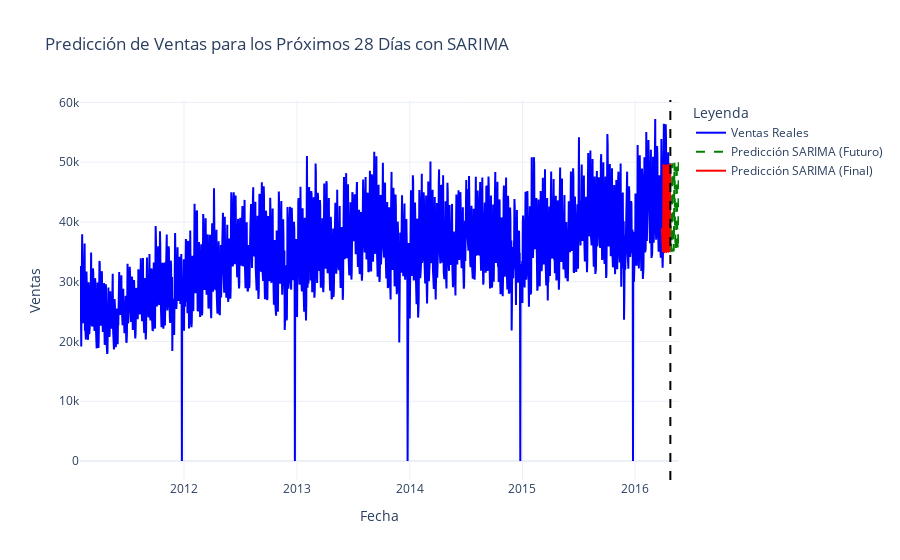

The notebook cell saved with this chart:
### Markdown cell above
### <h4 style='background:#b4b4b4; border:0; border-radius: 10px; color:black'><center>1.1.5 PREDICCIONES A FUTURO</center></h4>

### Code cell
# Definir el rango de fechas para la predicción futura (28 días después del test)
future_dates = pd.date_range(start=df_sarimax.index[-1] + pd.Timedelta(days=1), periods=28, freq='D')

# Hacer predicciones a futuro usando el modelo SARIMA final
sarima_future_forecast = result_sarimax_log.predict(start=len(df_sarimax),
                                                    end=len(df_sarimax) + 27,
                                                    dynamic=False)

# Reconvertir las predicciones aplicando la exponencial inversa (para deshacer log(1+x))
sarima_future_forecast_original = np.expm1(sarima_future_forecast)

# Crear un DataFrame con las predicciones futuras
df_predictions_future = pd.DataFrame({
    'date': future_dates,
    'predicted_sales': sarima_future_forecast_original.values
})

# Crear la figura
fig = go.Figure()

# Agregar la serie de ventas históricas
fig.add_trace(go.Scatter(x=df_sarimax.index, y=df_sarimax['daily_sales'],
                        mode='lines', name='Ventas Reales', line=dict(color='blue')))

# Agregar la serie de predicciones futuras
fig.add_trace(go.Scatter(x=df_predictions_future['date'], y=df_predictions_future['predicted_sales'],
                        mode='lines', name='Predicción SARIMA (Futuro)',
                        line=dict(color='green', dash='dash')))

# Agregar la serie de predicciones
fig.add_trace(go.Scatter(x=test_sarima_original.index, y=sarima_final_forecast_original,
                        mode='lines', name='Predicción SARIMA (Final)', line=dict(color='red')))

# Agregar línea vertical para indicar el inicio de la predicción futura
fig.add_vline(x=df_sarimax.index[-1], line=dict(color='black', dash='dash'), name="Inicio de Predicción")

# Configurar el diseño del gráfico
fig.update_layout(title="Predicción de Ventas para los Próximos 28 Días con SARIMA",
                xaxis_title="Fecha",
                yaxis_title="Ventas",
                legend_title="Leyenda",
                template="plotly_white")

# Mostrar el gráfico interactivo
fig.show()

### Figure 1 — Plotly figure (JSON) as saved in the notebook; plotly's stock layout.template omitted (floating-point values rounded to 4 significant figures; data arrays with more than 128 entries replaced by an {"elided": "..."} marker saying what was removed)
{"data": [{"line": {"color": "blue"}, "mode": "lines", "name": "Ventas Reales", "type": "scatter", "x": {"elided": "1913 str values"}, "y": {"elided": "1913 int values"}}, {"line": {"color": "green", "dash": "dash"}, "mode": "lines", "name": "Predicción SARIMA (Futuro)", "type": "scatter", "x": ["2016-04-25T00:00:00.000000000", "2016-04-26T00:00:00.000000000", "2016-04-27T00:00:00.000000000", "2016-04-28T00:00:00.000000000", "2016-04-29T00:00:00.000000000", "2016-04-30T00:00:00.000000000", "2016-05-01T00:00:00.000000000", "2016-05-02T00:00:00.000000000", "2016-05-03T00:00:00.000000000", "2016-05-04T00:00:00.000000000", "2016-05-05T00:00:00.000000000", "2016-05-06T00:00:00.000000000", "2016-05-07T00:00:00.000000000", "2016-05-08T00:00:00.000000000", "2016-05-09T00:00:00.000000000", "2016-05-10T00:00:00.000000000", "2016-05-11T00:00:00.000000000", "2016-05-12T00:00:00.000000000", "2016-05-13T00:00:00.000000000", "2016-05-14T00:00:00.000000000", "2016-05-15T00:00:00.000000000", "2016-05-16T00:00:00.000000000", "2016-05-17T00:00:00.000000000", "2016-05-18T00:00:00.000000000", "2016-05-19T00:00:00.000000000", "2016-05-20T00:00:00.000000000", "2016-05-21T00:00:00.000000000", "2016-05-22T00:00:00.000000000"], "y": [39380.0, 35600.0, 35170.0, 35190.0, 39540.0, 49820.0, 48280.0, 39450.0, 35660.0, 35220.0, 35250.0, 39610.0, 49900.0, 48360.0, 39520.0, 35720.0, 35280.0, 35310.0, 39670.0, 49980.0, 48440.0, 39580.0, 35780.0, 35340.0, 35370.0, 39740.0, 50070.0, 48520.0]}, {"line": {"color": "red"}, "mode": "lines", "name": "Predicción SARIMA (Final)", "type": "scatter", "x": ["2016-03-28T00:00:00.000000000", "2016-03-29T00:00:00.000000000", "2016-03-30T00:00:00.000000000", "2016-03-31T00:00:00.000000000", "2016-04-01T00:00:00.000000000", "2016-04-02T00:00:00.000000000", "2016-04-03T00:00:00.000000000", "2016-04-04T00:00:00.000000000", "2016-04-05T00:00:00.000000000", "2016-04-06T00:00:00.000000000", "2016-04-07T00:00:00.000000000", "2016-04-08T00:00:00.000000000", "2016-04-09T00:00:00.000000000", "2016-04-10T00:00:00.000000000", "2016-04-11T00:00:00.000000000", "2016-04-12T00:00:00.000000000", "2016-04-13T00:00:00.000000000", "2016-04-14T00:00:00.000000000", "2016-04-15T00:00:00.000000000", "2016-04-16T00:00:00.000000000", "2016-04-17T00:00:00.000000000", "2016-04-18T00:00:00.000000000", "2016-04-19T00:00:00.000000000", "2016-04-20T00:00:00.000000000", "2016-04-21T00:00:00.000000000", "2016-04-22T00:00:00.000000000", "2016-04-23T00:00:00.000000000", "2016-04-24T00:00:00.000000000"], "y": [39020.0, 35370.0, 34930.0, 34930.0, 39500.0, 49650.0, 47900.0, 39180.0, 35420.0, 34990.0, 35020.0, 39350.0, 49570.0, 48040.0, 39250.0, 35480.0, 35050.0, 35080.0, 39410.0, 49650.0, 48120.0, 39320.0, 35540.0, 35110.0, 35140.0, 39470.0, 49730.0, 48200.0]}], "layout": {"legend": {"title": {"text": "Leyenda"}}, "shapes": [{"line": {"color": "black", "dash": "dash"}, "name": "Inicio de Predicción", "type": "line", "x0": "2016-04-24T00:00:00", "x1": "2016-04-24T00:00:00", "xref": "x", "y0": 0, "y1": 1, "yref": "y domain"}], "title": {"text": "Predicción de Ventas para los Próximos 28 Días con SARIMA"}, "xaxis": {"title": {"text": "Fecha"}}, "yaxis": {"title": {"text": "Ventas"}}}}
